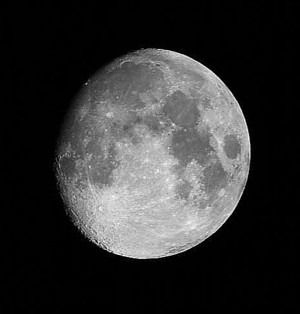
//> input picture lab01/lab01/moon.jpg, 300 x 314 px, given in place of Moon.png, which was not available
$ ./exercise07_01   (built with g++ and OpenCV 4)
//> lines starting //> are read from the running program, lines starting //| are printed output that depends on the picture; after the words box and inside, x2 and y2 are one past the last pixel; in counts of white or black regions, pixels touching at a corner belong together; pictures that were not available may be replaced by others from this repository, and a replacement may not be noted
#include <opencv.hpp>
#include <iostream>

using namespace cv;
using namespace std;

// Histogram Equalization

void drawHist(Mat hist);

int main() {
	Mat hist;
	Mat image = imread("Moon.png", 0);
//> image is the input picture: 314 rows x 300 cols, CV_8UC1; min 0, max 251, mean 49.8

	if (!image.data) {
		cerr << "Image Loading Failed..!" << endl;
		return -1;
	}

	drawHist(image);

	imshow("Image", image);

	waitKey(0);
	return 0;
}

void drawHist(Mat image) {
	Mat hist, histImage;

	int i, hist_w, hist_h, bin_w, histSize;
	float range[] = { 0, 256 };
	const float* histRange = { range };

	hist_w = 512;
	hist_h = 400;
	histSize = 16;
	bin_w = cvRound((double)hist_w / histSize);

	calcHist(&image, 1, 0, Mat(), hist, 1, &histSize, &histRange);
//> hist = [61895, 506, 470, 674, 1051, 1486, 3401, 4143, 3466, 3225, 4325, 5134, 3280, 945, 176, 23]

	histImage = Mat(hist_h, hist_w, CV_8UC3, Scalar(255, 255, 255));

	normalize(hist, hist, 0, histImage.rows, NORM_MINMAX, -1, Mat());
//> hist = [400, 3.12, 2.89, 4.21, 6.65, 9.46, 21.84, 26.64, 22.26, 20.7, 27.81, 33.04, 21.06, 5.96, 0.989, 0]

	for (i = 1; i < histSize; i++) {
		rectangle(histImage, Point(bin_w * i, hist_h), Point(bin_w * i, hist_h - cvRound(hist.at<float>(i))), Scalar(0, 0, 0), 2, 8, 0);
	}
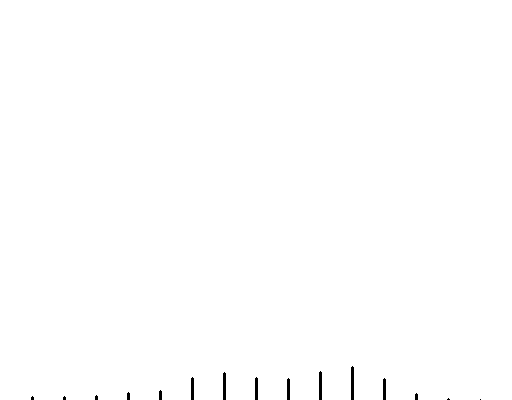
//> histImage: 400 rows x 512 cols, CV_8UC3; 99.7% white; 15 black regions (6 under 20 px), largest, box (x1, y1, x2, y2) and area: (351, 366, 354, 400) 100, (319, 371, 322, 400) 85, (223, 372, 226, 400) 82

	imshow("HISTIMAGE", histImage);
}

$ run again, with lab01/lab01/saltnpepper.png saved as lab01/lab01/moon.jpg
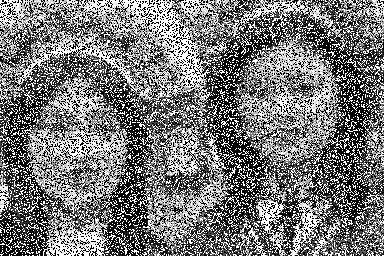
//> input picture lab01/lab01/saltnpepper.png, 384 x 256 px, given in place of Moon.png, which was not available
//> image is the input picture: 256 rows x 384 cols, CV_8UC1; min 0, max 255, mean 120.1
//> in drawHist, `calcHist(&image, 1, 0, Mat(), hist, 1, &histSize, &histRange);`: hist = [31952, 3759, 3545, 3658, 3410, 2433, 1995, 2054, 2162, 2457, 2728, 2422, 2415, 2020, 1518, 29776]
//> in drawHist, `normalize(hist, hist, 0, histImage.rows, NORM_MINMAX, -1, Mat());`: hist = [400, 29.45, 26.64, 28.13, 24.87, 12.03, 6.27, 7.04, 8.46, 12.34, 15.9, 11.88, 11.79, 6.6, 0, 371.4]
//> after the loop in drawHist, `for (i = 1; i < histSize; i++)`:
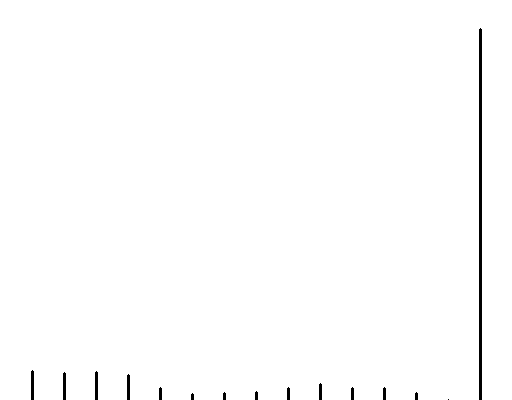
//> histImage: 400 rows x 512 cols, CV_8UC3; 99.2% white; 15 black regions (2 under 20 px), largest, box (x1, y1, x2, y2) and area: (479, 28, 482, 400) 1114, (31, 370, 34, 400) 88, (95, 371, 98, 400) 85
